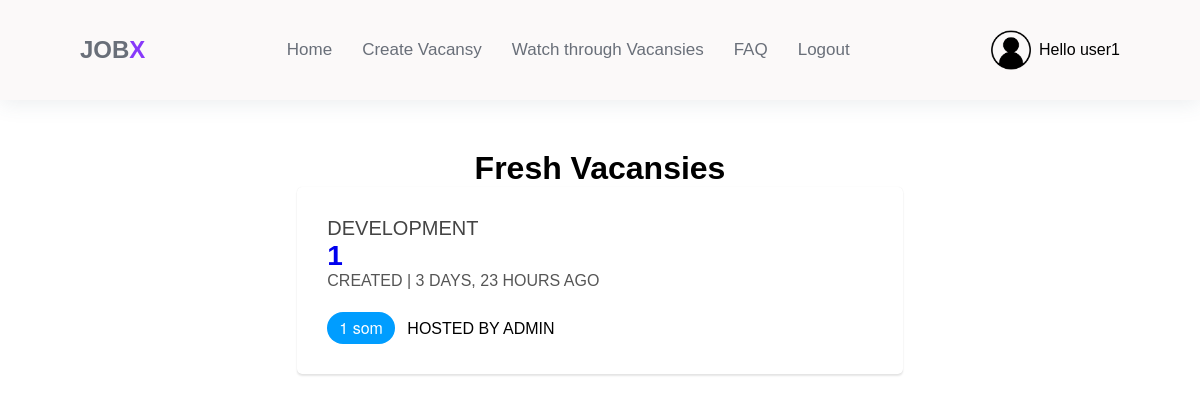
/allVacansy/ (signed in), run on an earlier commit of the app's database.
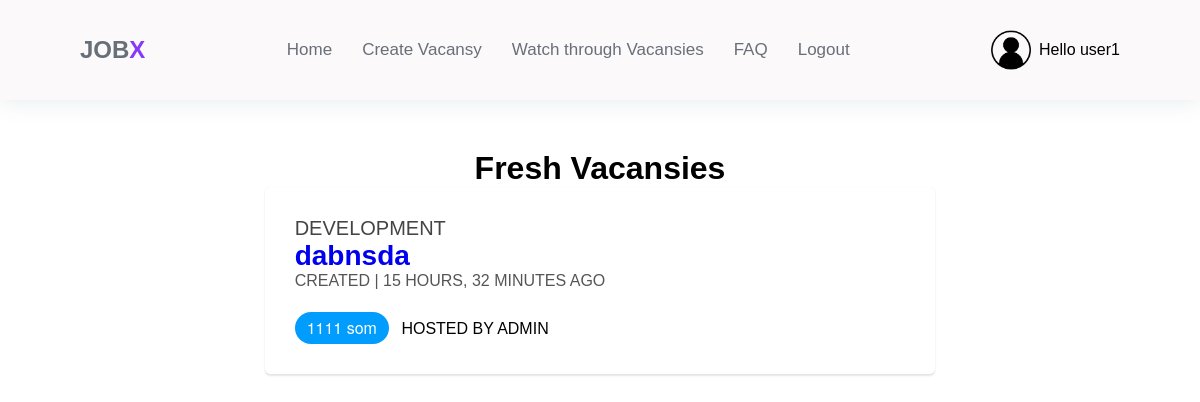
And on a later commit of the database.
### base/models.py (models this page shows, shortened)
class Vacansy(models.Model):
    title = models.CharField(max_length=30)
    description = models.CharField(max_length=500)
    price = models.IntegerField()
    host = models.ForeignKey(User, on_delete=models.SET_NULL, null=True)
    isDone = models.BooleanField(default=False)
    created = models.DateTimeField(auto_now_add=True)
    selected_freelancer = models.ForeignKey(
        User,
        related_name="selected_vacancies",
        on_delete=models.SET_NULL,
        null=True,
        blank=True,
    )
    participants = models.ManyToManyField(User, related_name="participants", blank=True)
    class Meta:
        ordering = ["-created"]

### base/views.py (the view)
# urls.py: path("allVacansy/", views.vacancies, name="AllVacansy"),
@login_required(login_url="register")
def vacancies(request):
    vacansy = Vacansy.objects.all()
    context = {"vacansy": vacansy}
    return render(request, "base/allVacancies.html", context)

### base/templates/base/allVacancies.html (shortened to what this page needs)
{% extends "main.html" %} {% block content %}
<h1 style="text-align: center; margin-top: 50px" class="title">
  Fresh Vacansies
</h1>
{% for i in vacansy %}
<ul
  style="
    display: flex;
    justify-content: center;
    align-items: center;
    margin-bottom: 30px;
  "
>
  <li class="card2">
    <article class="card-body">
      <header>
        <a href="{% url 'vacancyDetail' i.id %}">
          <span class="pre-heading">Development</span>
          <div class="title2">
            <h3>{{i.title}}</h3>
          </div>
          <p class="meta">
            <span class="author">Created</span>
            <span> | </span>
            <time class="updated">{{i.created|timesince}} ago</time>
          </p>
        </a>
      </header>
      <div class="chips">
        <div class="right">
          <a class="chip">{{i.price}} som</a>
          <span class="author">Hosted by {{i.host}}</span>
        </div>
      </div>
    </article>
  </li>
</ul>
{% endfor %} {% endblock content %}

### templates/main.html (shortened to what this page needs)
<!DOCTYPE html>
{% load static %}
<html lang="en">
<head>
  <link rel="stylesheet" href="{% static 'styles/style.css' %}" />
</head>
<body>
  {% include 'header.html' %}
  {% block content %} {% endblock content %}
</body>
</html>

### templates/header.html (shortened to what this page needs)
{% load static %}
<header class="header">
    <nav>
        <div class="logo">
            <a href="{% url 'home' %}">JOB<span>X</span></a>
        </div>
        <ul class="menu">
            <li><a href="{% url 'home' %}">Home</a></li>
            <li><a href="{% url 'createVacansy' %}">Create Vacansy</a></li>
            <li><a href="{% url 'AllVacansy' %}">Watch through Vacansies</a></li>
            <li><a href="{% url 'forum' %}">FAQ</a></li>
            {% if request.user.is_authenticated %}
            <li><a href="{% url 'logout' %}">Logout</a></li>
            {% else %}
            <li><a href="{% url 'register' %}">Register</a></li>
            {% endif %}
        </ul>
        {% if request.user.is_authenticated %}
        <div class="user-header">
            <img src="{% static 'images/avatar.png' %}" alt="">
            <span>Hello {{request.user}}</span>
        </div>
        {% endif %}
    </nav>
</header>

### static/styles/style.css (style rules this page uses)
* { padding: 0; margin: 0; box-sizing: border-box; font-family: sans-serif; text-decoration: none; }
.header { position: sticky; top: 0; width: 100%; box-shadow: 0 4px 20px hsla(207, 24%, 35%, 0.1); background-color: #fbf9f9; z-index: 1; }
nav { display: flex; justify-content: space-between; align-items: center; padding: 30px 80px; }
.logo a { font-size: 24px; font-weight: bold; color: #696f79; }
.logo a span { color: #8739fa; }
.menu { display: flex; justify-content: center; align-items: center; list-style: none; }
.menu a { display: block; padding: 7px 15px; font-size: 17px; font-weight: 500; transition: 0.6s all ease-in-out; color: #696f79; }
nav img { width: 40px; height: 40px; }
.user-header { display: flex; align-items: center; column-gap: 8px; }

### base/templates/base/allVacancies.html (style rules this page uses)
.card2 { box-shadow: 0 0px 1px rgba(0, 0, 0, 0.1), 0 2px 2px rgba(0, 0, 0, 0.1); background: #fff; border-radius: 5px; display: flex; flex-direction: column; }
.card-body { display: flex; flex-flow: row wrap; padding: 30px; }
.card2 header { flex: 100%; }
.card2 .meta { margin-bottom: 22px; }
.card2 .chips { align-self: flex-end; }
@media only screen and (min-width: 768px) { .card2 { flex-direction: row; max-height: 279px; } }
@media only screen and (min-width: 768px) { .card2 h3 { font-size: calc(100% + 1vw); } }
.pre-heading { color: #444; font-size: 20px; font-weight: 400; text-transform: uppercase; }
.meta { color: #555; font-size: 16px; text-transform: uppercase; }
.author { text-transform: uppercase; }
a { text-decoration: none; }
.chips { white-space: nowrap; display: flex; align-items: center; column-gap: 15px; overflow-x: auto; -webkit-overflow-scrolling: touch; }
.chips { -ms-overflow-style: -ms-autohiding-scrollbar; -ms-overflow-style: none; display: flex; align-items: center; column-gap: 46px; }
.chip { display: inline-block; position: relative; font-size: 16px; font-family: "Helvetica Neue", Helvetica, Arial, sans-serif; line-height: 1.4; white-space: nowrap; color: white; background: #009dff; border-radius: 25px; margin-right: 8px; padding: 5px 12px; max-height: 32px; }
a.chip { cursor: pointer; }

What changed in the data, as far as the page shows it:
removed Vacansy: title "1", created "3 DAYS, 23 HOURS", price "1", host "ADMIN"
added Vacansy: title "dabnsda", created "15 HOURS, 32 MINUTES", price "1111", host "ADMIN"
